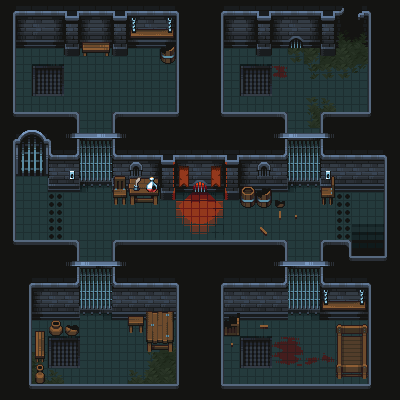

The image is a tile-based game level rendered from a .tmx file. Its description and source (layers, tilesets, objects; grid data summarised) follow:
An orthogonal 25x25 tile map with 16x16 px tiles, 6 tile layers (Floor, leaves, Wall, Wall props, ...), 2 tilesets.

<map version="1.10" tiledversion="1.11.0" orientation="orthogonal" renderorder="right-down" width="25" height="25" tilewidth="16" tileheight="16" infinite="0" nextlayerid="9" nextobjectid="1">
 <tileset firstgid="1" source="Dungeon_Tiles.tsx" />
 <tileset firstgid="626" source="Dungeon_Props.tsx" />
 <layer id="2" name="Floor" width="25" height="25">
  <data>[625 cells, 625 non-empty, 10 distinct tile ids]</data>
 </layer>
 <layer id="8" name="leaves" width="25" height="25">
  <data>[625 cells, 28 non-empty, 21 distinct tile ids]</data>
 </layer>
 <layer id="1" name="Wall" width="25" height="25">
  <data>[625 cells, 407 non-empty, 71 distinct tile ids]</data>
 </layer>
 <layer id="6" name="Wall props" width="25" height="25">
  <data>[625 cells, 63 non-empty, 51 distinct tile ids]</data>
 </layer>
 <layer id="3" name="Prison bars" width="25" height="25">
  <data>[625 cells, 32 non-empty, 4 distinct tile ids]</data>
 </layer>
 <layer id="7" name="other Props" width="25" height="25">
  <data>[625 cells, 17 non-empty, 17 distinct tile ids]</data>
 </layer>
</map>
